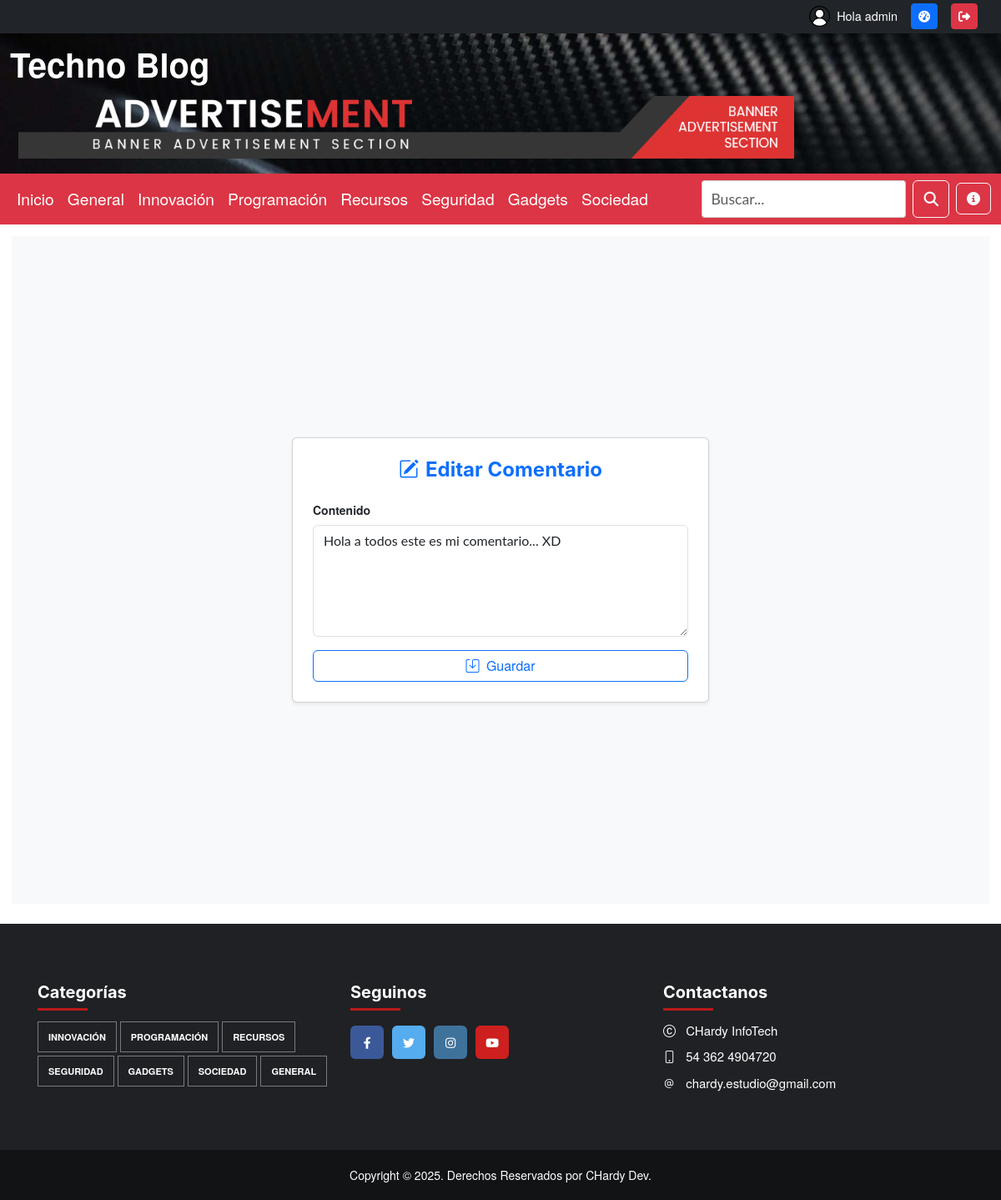
The app's page /comments/edit/13/ (signed in) with its own data.
### apps/user/models.py (models this page shows, shortened)
class User(AbstractUser):
    ROLE_CHOICES = (
        ('admin', 'Administrador'),
        ('colaborador', 'Colaborador'),
        ('registrado', 'Registrado'),
    )
    role = models.CharField(max_length=15, choices=ROLE_CHOICES, default='registrado')
    avatar = models.ImageField(upload_to='avatars/', null=True, blank=True)
    class Meta:
        verbose_name_plural = "Usuarios"

### apps/comments/models.py (models this page shows, shortened)
class Comment(models.Model):
    user = models.ForeignKey(settings.AUTH_USER_MODEL, on_delete=models.CASCADE)
    post = models.ForeignKey(Post, on_delete=models.CASCADE, related_name='comments')
    content = models.TextField()
    created_at = models.DateTimeField(auto_now_add=True)
    edited_at = models.DateTimeField(auto_now=True)

### apps/comments/views.py (the view)
# urls.py: path('edit/<int:comment_id>/', views.edit_comment, name='edit_comment'),
@login_required
def edit_comment(request, comment_id):
    comment = get_object_or_404(Comment, id=comment_id)
    if comment.user != request.user and not request.user.is_staff and not request.user.is_superuser:
        return HttpResponseForbidden("No tenés permiso para editar este comentario.")
    if request.method == 'POST':
        content = request.POST.get('content', '').strip()
        if content:
            comment.content = content
            comment.save()
            return redirect('show_post', post_id=comment.post.id)
    return render(request, 'comments/edit_comment.html', {'comment': comment})

### templates/comments/edit_comment.html (shortened to what this page needs)
{% extends 'base.html' %}
{% load static %}
{% block content %}
  <div class="container-fluid d-flex justify-content-center align-items-center bg-light" style="min-height: 100vh;">
    <div class="card shadow-sm p-4 w-100" style="max-width: 500px;">
      <h4 class="mb-4 text-primary text-center">
        <i class="bi bi-pencil-square me-2"></i>Editar Comentario
      </h4>
      <form method="post">
        <div class="mb-3">
          <label for="content" class="form-label fw-bold">Contenido</label>
          <textarea name="content" id="content" class="form-control" rows="5">{{ comment.content }}</textarea>
        </div>
        <button type="submit" class="btn btn-outline-primary w-100">
          <i class="bi bi-save me-1"></i> Guardar
        </button>
      </form>
    </div>
  </div>
{% endblock %}

### templates/base.html (shortened to what this page needs)
{% load static %}
{% now 'U' as timestamp %}
<!DOCTYPE html>
<html lang="es-arn">
  <head>
    <link href="https://cdn.jsdelivr.net/npm/bootstrap@5.3.2/dist/css/bootstrap.min.css" rel="stylesheet" />
    <link rel="stylesheet" href="https://cdn.jsdelivr.net/npm/bootstrap-icons@1.10.5/font/bootstrap-icons.css" />
    <link rel="stylesheet" href="https://cdnjs.cloudflare.com/ajax/libs/font-awesome/6.4.0/css/all.min.css" />
    <link rel="stylesheet" href="{% static 'css/style.no-min.css' %}?v={{ timestamp }}" />
    <link rel="stylesheet" href="{% static 'css/my-style.css' %}?v={{ timestamp }}" />
  </head>
  <body>
    {% load static %}
    <div class="top-user-bar fixed-top bg-dark text-white py-1 px-3 shadow-sm" style="z-index: 1050;">
      <div class="container-fluid d-flex justify-content-end align-items-center gap-3">
        {% if user.is_authenticated %}
          <a href="{% url 'user:profile' %}" class="d-flex align-items-center text-white text-decoration-none">
            {% if user.avatar %}
              <img src="{{ user.avatar.url }}" alt="Avatar" width="25px" height="25px" />
            {% else %}
              <img src="/static/images/default_avatar.png" alt="Avatar por defecto" width="25px" height="25px" />
            {% endif %}
            <span class="ms-2">Hola {{ user.username }}</span>
          </a>
          {% if user.role == 'admin' %}
            <a href="/admin/" class="btn btn-sm btn-primary" title="Panel de Control"><i class="fa fa-tachometer-alt"></i></a>
          {% elif user.role == 'colaborador' %}
            <a href="/dashboard" class="btn btn-sm btn-primary" title="Panel de Control"><i class="fa fa-tachometer-alt"></i></a>
          {% endif %}
          <form method="post" action="{% url 'user:logout' %}" class="d-inline">
            <button type="submit" class="btn btn-sm btn-danger" title="Cerrar sesión"><i class="fas fa-sign-out-alt"></i></button>
          </form>
        {% else %}
          <a href="{% url 'user:login' %}" class="btn btn-sm btn-outline-light login">Login</a>
          <a href="{% url 'user:register' %}" class="btn btn-sm btn-outline-none registro-hover">Registro</a>
        {% endif %}
      </div>
    </div>
    <div class="wrapper">
      {% include 'header.html' %}
      <main style="height: auto; padding: 1em;">
        {% block content %}
        {% endblock %}
      </main>
      {% include 'footer.html' %}
    </div>
  </body>
</html>

### static/css/my-style.css (style rules this page uses)
body { padding-top: 40px; font-family: "Helvetica Neue", Helvetica, Arial, sans-serif; font-size: 14px; line-height: 1.42857143; color: #333; background-color: #fff; height: 100%; margin: 0; }
.top-user-bar { height: 40px; font-size: 0.9rem; }
.top-user-bar a { color: white !important; text-decoration: none; }

### records on screen
User: username "admin"
Comment: content "Hola a todos este es mi comentario... XD"
